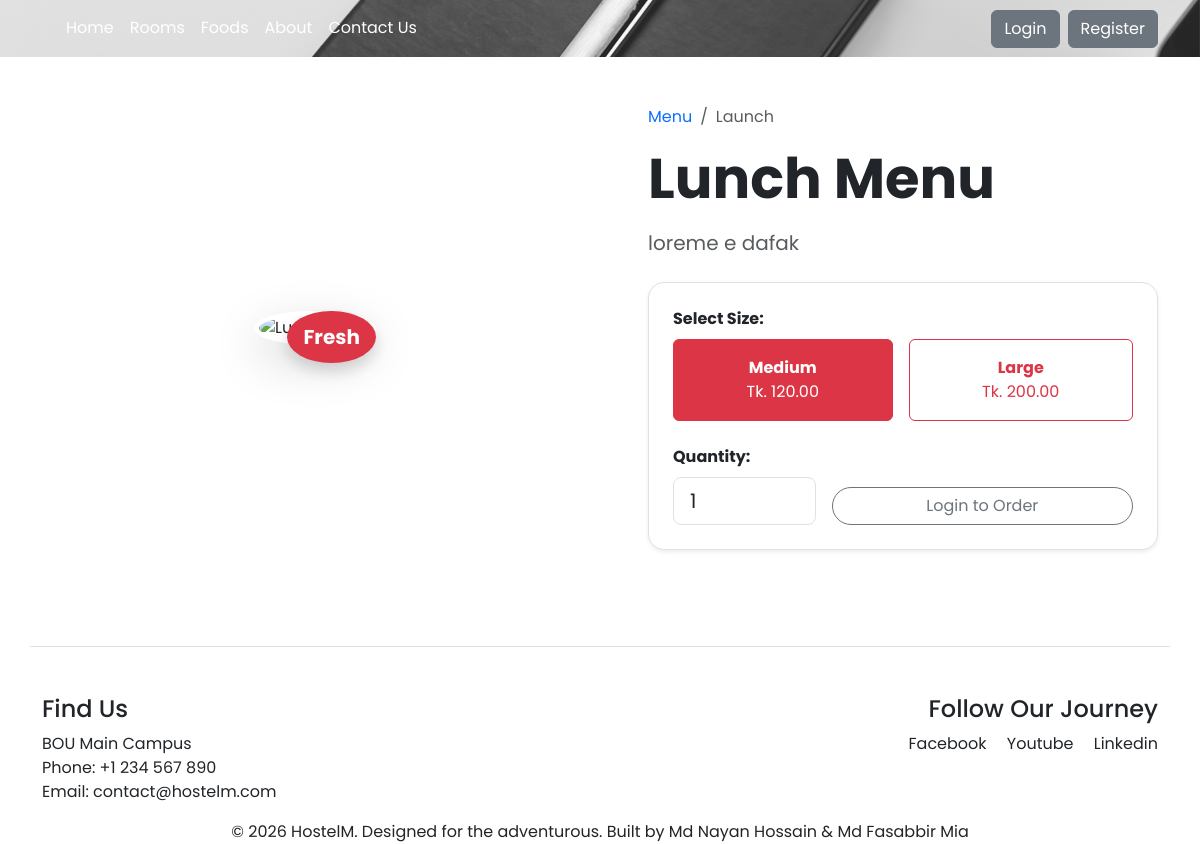
The page /food/4/ on the database its author committed.
### foods/models.py (models this page shows, shortened)
class Food(models.Model):
    category = models.ForeignKey(FoodCategory, on_delete=models.CASCADE, related_name='foods',null=True)
    name = models.CharField(max_length=200)
    ingredients = models.TextField(help_text="e.g. Chicken, Sun-Dried Tomatoes and Jalapeño")
    image = models.ImageField(upload_to='food_images/')
    medium_price = models.DecimalField(max_digits=6, decimal_places=2)
    large_price = models.DecimalField(max_digits=6, decimal_places=2)
    is_available = models.BooleanField(default=True)

class FoodCategory(models.Model):
    name = models.CharField(max_length=100)
    class Meta:
        verbose_name_plural = "Food Categories"

### playground/views.py (the view)
# urls.py: path('food/<int:food_id>/', views.food_detail, name='food_detail'),
def food_detail(request, food_id):
    food = get_object_or_404(Food, id=food_id)
    return render(request, 'foods/details.html', {'food': food})

### playground/templates/foods/details.html (shortened to what this page needs)
{% extends 'layout.html' %}
{% load static %}
{% block content %}
<div class="container py-5">
    <div class="row align-items-center">
        <div class="col-lg-6 text-center">
            <div class="position-relative d-inline-block">
                <div class="badge bg-danger position-absolute top-0 end-0 p-3 rounded-circle fs-5 shadow">
                    Fresh
                </div>
            </div>
        </div>
        <div class="col-lg-6 ps-lg-5">
            <nav aria-label="breadcrumb">
                <ol class="breadcrumb">
                    <li class="breadcrumb-item"><a href="{% url 'food_list' %}">Menu</a></li>
                    <li class="breadcrumb-item active">{{ food.category.name }}</li>
                </ol>
            </nav>
            <h1 class="display-4 fw-bold mb-3">{{ food.name }}</h1>
            <p class="text-muted mb-4 fs-5">{{ food.ingredients }}</p>
            <form action="{% url 'order_food' food.id %}" method="POST" class="bg-white p-4 rounded-4 shadow-sm border">
                <div class="mb-4">
                    <label class="form-label fw-bold">Select Size:</label>
                    <div class="d-flex gap-3">
                        <div class="flex-fill">
                            <label class="btn btn-outline-danger w-100 py-3" for="med">
                                <strong>Medium</strong><br>Tk. {{ food.medium_price }}
                            </label>
                        </div>
                        <div class="flex-fill">
                            <label class="btn btn-outline-danger w-100 py-3" for="lrg">
                                <strong>Large</strong><br>Tk. {{ food.large_price }}
                            </label>
                        </div>
                    </div>
                </div>
                <div class="row g-3 align-items-end">
                    <div class="col-4">
                        <label class="form-label fw-bold">Quantity:</label>
                        <input type="number" name="quantity" class="form-control form-control-lg" value="1" min="1">
                    </div>
                    <div class="col-8">
                    {% if user.is_authenticated %}
                        <button type="submit" class="btn btn-danger w-100 rounded-pill">Order Now</button>
                    {% else %}
                        <a href="{% url 'login' %}?next={{ request.path }}" class="btn btn-outline-secondary w-100 rounded-pill">
                            Login to Order
                        </a>
                    {% endif %}
                    </div>
                </div>
            </form>
        </div>
    </div>
</div>
{% endblock %}

### static/css/style.css (style rules this page uses)
a { text-decoration: none; }
body { margin: 0; padding: 0; box-sizing: border-box; font-family: 'Poppins', sans-serif; background-size: cover; background-position: center; background-blend-mode: multiply; overflow-x: scroll; }
nav :nth-child(1), nav :nth-child(2), nav :nth-child(3), nav :nth-child(4), nav :nth-child(5), .list .item:nth-child(1) .content .author, .list .item:nth-child(1) .content .title, .list .item:nth-child(1) .content .topic, .list .item:nth-child(1) .content .des, .list .item:nth-child(1) .content .buttons { transform: translateY(50px); filter: blur(20px); opacity: 0; animation: showContent .5s 1s linear 1 forwards; }

### rows shown on the page
Food: category.name "Launch", name "Lunch Menu", ingredients "loreme e dafak", medium_price "120.00", large_price "200.00"
